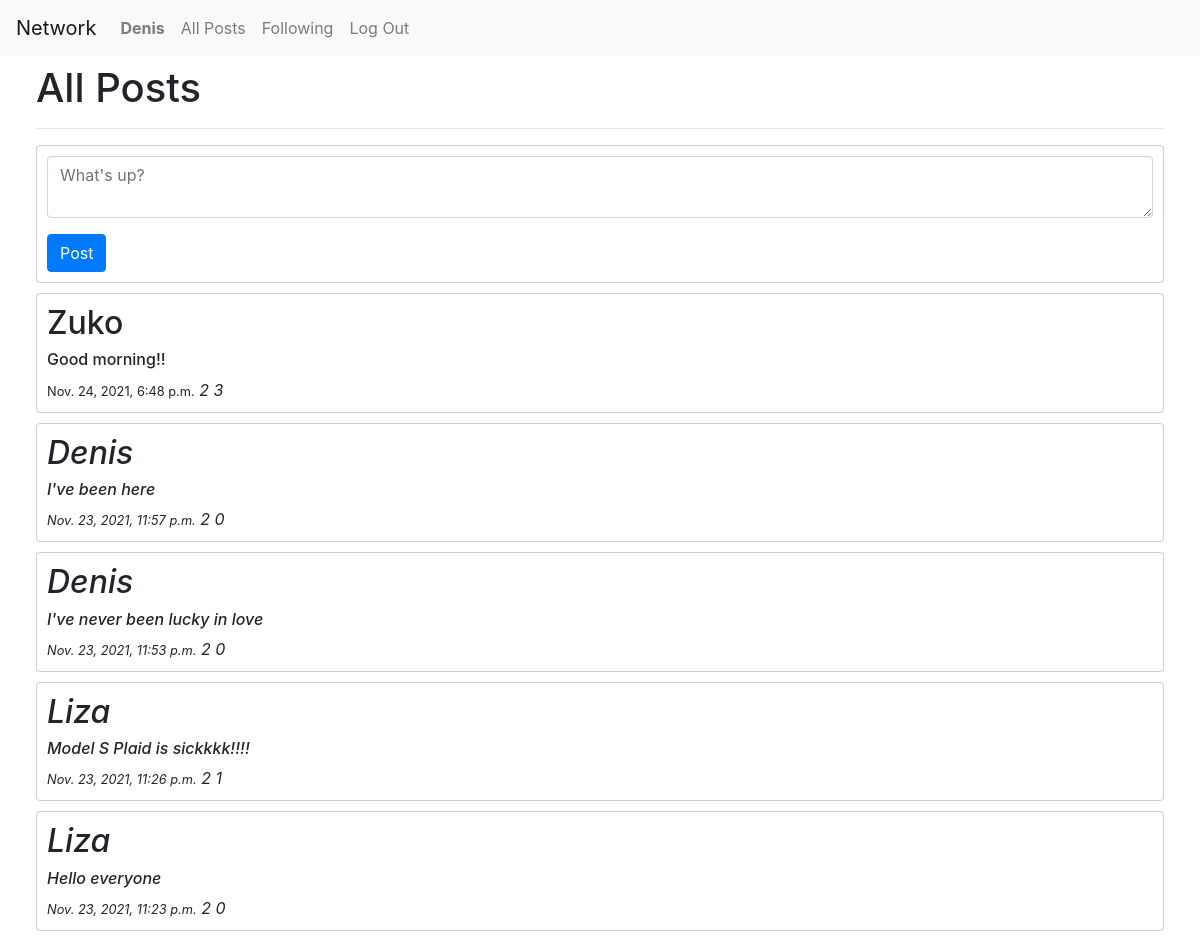
Screenshot of / (signed in) with the database file from the repository.
### network/models.py (models this page shows)
class User(AbstractUser):
    pass

class Posts(models.Model):
    content = models.TextField()
    date =  models.DateTimeField(auto_now_add=True)
    user = models.ForeignKey(User, on_delete=models.CASCADE)
    likers = models.ManyToManyField(User, related_name='liked', blank=True)
    likesCount = models.IntegerField(default=0)

### network/views.py (the view)
# urls.py: path("", views.index, name="index"),
def index(request):
    if request.user.is_authenticated:
        if request.method =="POST":
            content = request.POST["content"]
            user = request.user
            new_post = Posts.objects.create(user=user, content=content)
            new_post.save()
            return HttpResponseRedirect(reverse("index"))
        else:
            posts = Posts.objects.order_by("-date").all()
            for post in posts:
                post.likesCount = post.likers.count()
                post.save()
            return render(request, "network/index.html", {
                "posts": posts
            })
    else:
        return render(request, "network/login.html")

### network/templates/network/index.html (shortened to what this page needs)
{% extends "network/layout.html" %}  {% block body %}
<h1>All Posts</h1>
<hr />
<div class="post" id="newPost">
  <form action="{% url 'index' %}" method="POST">
    <div class="form-group">
      <textarea
        placeholder="What's up?"
        name="content"
        class="form-control w-100"
        maxlength="200"
      ></textarea>
    </div>
    <input class="btn btn-primary" type="submit" value="Post" />
  </form>
</div>
{% for post in posts%}
<div class="post">
  <h2>{{post.user.username}}</h2>
  <h6>{{post.content}}</h6>
  <small>{{post.date}}</small>
  <i class="far fa-heart">2</i>
  <span><i class="far fa-heart">{{post.likesCount}}</span>
</div>
{%endfor%} {% endblock %}

### network/templates/network/layout.html (shortened to what this page needs)
{% load static %}
<!DOCTYPE html>
<html lang="en">
    <head>
        <link rel="stylesheet" href="https://stackpath.bootstrapcdn.com/bootstrap/4.4.1/css/bootstrap.min.css">
        <link href="{% static 'network/styles.css' %}" rel="stylesheet">
    </head>
    <body>
        <nav class="navbar navbar-expand-lg navbar-light bg-light">
            <a class="navbar-brand" href="#">Network</a>
            <div>
              <ul class="navbar-nav mr-auto">
                {% if user.is_authenticated %}
                    <li class="nav-item">
                        <a class="nav-link" href="#"><strong>{{ user.username }}</strong></a>
                    </li>
                {% endif %}
                <li class="nav-item">
                  <a class="nav-link" href="{% url 'index' %}">All Posts</a>
                </li>
                {% if user.is_authenticated %}
                    <li class="nav-item">
                        <a class="nav-link" href="#">Following</a>
                    </li>
                    <li class="nav-item">
                        <a class="nav-link" href="{% url 'logout' %}">Log Out</a>
                    </li>
                {% endif %}
              </ul>
            </div>
          </nav>
        <div class="body">
            {% block body %}
            {% endblock %}
        </div>
    </body>
</html>

### network/static/network/styles.css (style rules this page uses)
.body { margin: 0 20px; padding: 8px 16px; }
.post { max-height: fit-content; border: 1px solid #ccc; border-radius: 4px; padding: 10px; }
.post:not(:last-child) { margin-bottom: 10px; }
textarea { border: none; }

### rows the page displays
User: username "Denis"
Posts: user.username "Zuko", content "Good morning!!", date "Nov. 24, 2021, 6:48 p.m.", likesCount "3"
Posts: user.username "Denis", content "I've been here", date "Nov. 23, 2021, 11:57 p.m.", likesCount "0"
Posts: user.username "Denis", content "I've never been lucky in love", date "Nov. 23, 2021, 11:53 p.m.", likesCount "0"
Posts: user.username "Liza", content "Model S Plaid is sickkkk!!!!", date "Nov. 23, 2021, 11:26 p.m.", likesCount "1"
Posts: user.username "Liza", content "Hello everyone", date "Nov. 23, 2021, 11:23 p.m.", likesCount "0"
